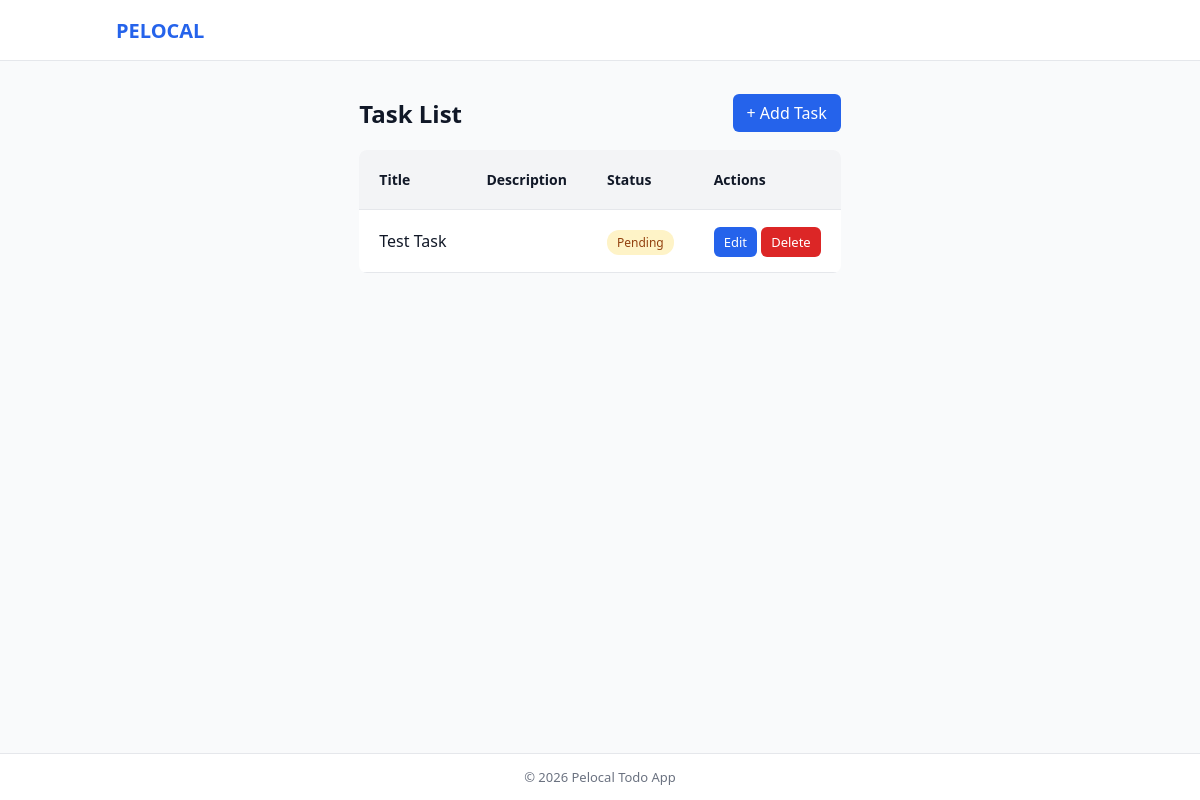
/tasks, run on an earlier commit of the app's database.
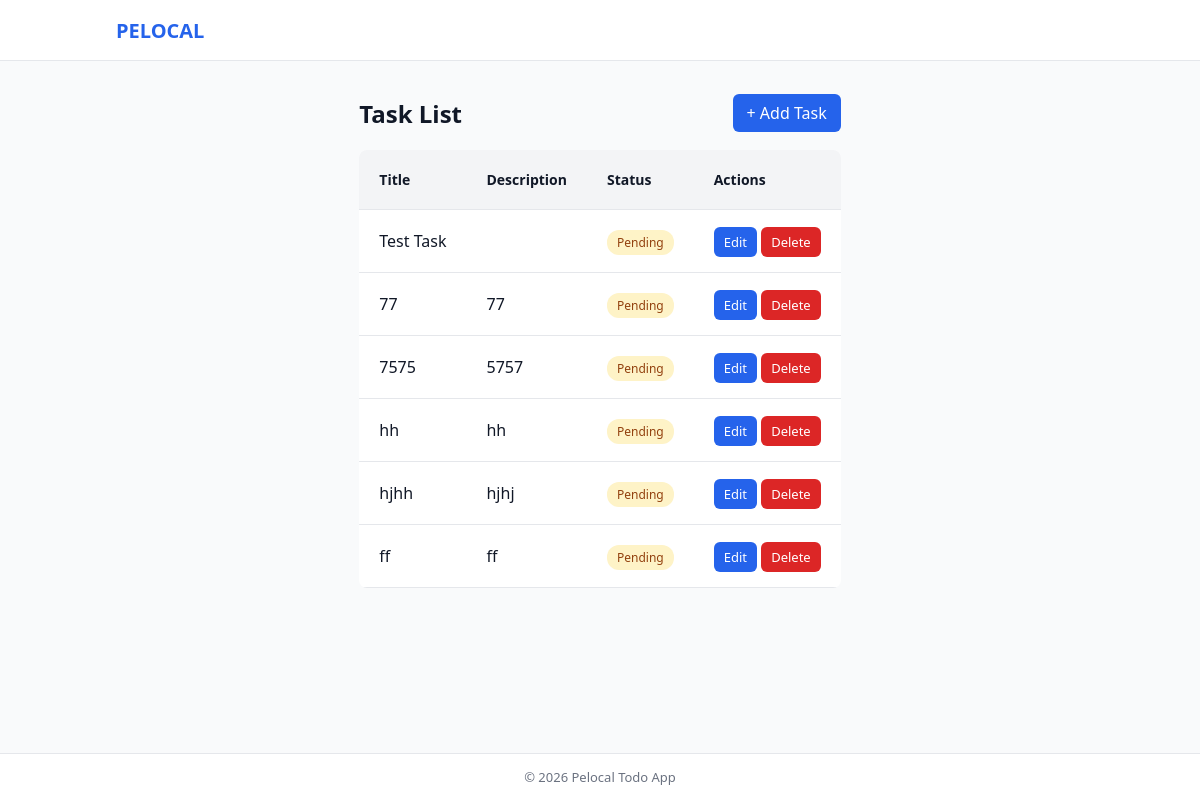
And on a later commit of the database.
### tables this page shows
CREATE TABLE tasks (
            id INTEGER PRIMARY KEY AUTOINCREMENT,
            title TEXT NOT NULL,
            description TEXT,
            due_date TEXT,
            status TEXT DEFAULT 'pending'
        );

### app.py (the view)
@app.route("/tasks")
def tasks():
    user_ip = get_user_ip()
    current_time = get_current_ist_time()
    print("-----------------------------------------------------------------------------------------")
    logging.info("Tasks page accessed | User IP: %s | Time (IST): %s", user_ip, current_time)
    print("-----------------------------------------------------------------------------------------")
    conn = db.get_connection()
    cursor = conn.cursor()
    cursor.execute("SELECT * FROM tasks")
    tasks = cursor.fetchall()
    conn.close()
    return render_template("tasks/list.html", tasks=tasks)

### app.py (called while the page is built)
def get_user_ip():
    return request.headers.get("X-Forwarded-For", request.remote_addr)

def get_current_ist_time():
    ist = pytz.timezone("Asia/Kolkata")
    return datetime.now(ist).strftime("%Y-%m-%d %H:%M:%S")

### db.py (called while the page is built)
def get_connection():
    return sqlite3.connect(DB_NAME)

### templates/tasks/list.html (shortened to what this page needs)
{% extends "base.html" %}
{% block content %}
<div class="page-header">
    <h2>Task List</h2>
    <a href="/tasks/add" class="btn btn-primary">+ Add Task</a>
</div>
<div class="table-wrapper">
<table class="task-table">
    <thead>
        <tr>
            <th>Title</th>
            <th>Description</th>
            <th>Status</th>
            <th class="actions">Actions</th>
        </tr>
    </thead>
    <tbody>
    {% if tasks %}
    {% for task in tasks %}
        <tr>
            <td>{{ task[1] }}</td>
            <td class="desc" title="{{ task[2] }}">
                {{ task[2] if task[2] and task[2]|length < 40 else task[2][:40] ~ '...' if task[2] }}
            </td>
            <td>
                <span class="status {{ task[4] }}">
                    {{ task[4] }}
                </span>
            </td>
            <td class="actions">
                <a href="/tasks/edit/{{ task[0] }}" class="btn btn-small btn-primary">Edit</a>
            <label for="delete-{{ task[0] }}" class="btn btn-small btn-danger">
                Delete
            </label>
            </td>
        </tr>
    {% endfor %}
    {% else %}
        <tr>
            <td colspan="4" style="text-align:center; font-style:italic;">
                Add task
            </td>
        </tr>
    {% endif %}
    </tbody>
</table>
</div>
{% endblock %}

### templates/base.html (shortened to what this page needs)
<!DOCTYPE html>
<html lang="en">
<head>
    <link rel="stylesheet" href="{{ url_for('static', filename='style.css') }}">
</head>
<body>
<header class="header">
    <div class="container header-content">
        <a href="/" class="logo">
            <span class="brand">PELOCAL</span>
        </a>
    </div>
</header>
<main class="container main-content">
    {% block content %}{% endblock %}
</main>
<footer class="footer">
    © 2026 Pelocal Todo App
</footer>
</body>
</html>

### static/style.css (style rules this page uses)
* { box-sizing: border-box; }
body { margin: 0; font-family: system-ui, -apple-system, BlinkMacSystemFont; background: #f9fafb; color: #111827; min-height: 100vh; display: flex; flex-direction: column; }
.main-content { flex: 1; padding-top: 40px; padding-bottom: 60px; }
.container { max-width: 1000px; margin: auto; padding: 16px; }
.header { background: #ffffff; border-bottom: 1px solid #e5e7eb; }
.header-content { height: 60px; display: flex; align-items: center; }
.logo { font-size: 20px; font-weight: 700; }
.brand { color: #2563eb; }
.page-header { display: flex; justify-content: space-between; align-items: center; }
.btn { background: #2563eb; color: white; padding: 8px 14px; border-radius: 6px; text-decoration: none; border: none; cursor: pointer; }
.btn-small { padding: 6px 10px; font-size: 13px; }
.btn-danger { background: #dc2626; }
.table-wrapper { overflow-x: auto; }
.task-table { width: 100%; border-collapse: collapse; background: white; border-radius: 8px; overflow: hidden; }
.task-table th, .task-table td { padding: 20px; border-bottom: 1px solid #e5e7eb; text-align: left; }
.task-table th { background: #f3f4f6; font-size: 14px; }
.actions { white-space: nowrap; }
.desc { max-width: 280px; white-space: nowrap; overflow: hidden; text-overflow: ellipsis; }
.status { padding: 4px 10px; border-radius: 12px; font-size: 12px; font-weight: 500; text-transform: capitalize; }
.status.pending { background: #fef3c7; color: #92400e; }
.footer { text-align: center; font-size: 13px; padding: 14px; color: #6b7280; border-top: 1px solid #e5e7eb; background: white; }
.logo { text-decoration: none; }

What changed in the data, as far as the page shows it:
added tasks: title "77", description "77", status "Pending"
added tasks: title "7575", description "5757", status "Pending"
added tasks: title "hh", description "hh", status "Pending"
added tasks: title "hjhh", description "hjhj", status "Pending"
added tasks: title "ff", description "ff", status "Pending"
